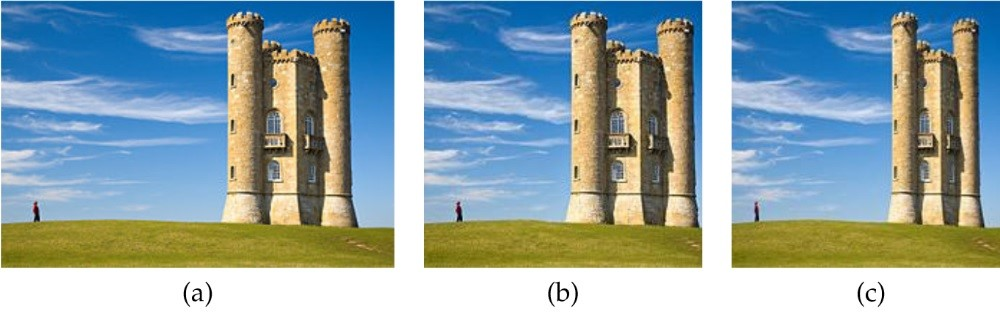
%> input picture Project_II/poze/exemplu.jpg, 1000 x 319 px
$ octave --eval "result = calculeazaEnergie(imread('../poze/exemplu.jpg'));"   (GNU Octave 9; MATLAB toolbox functions it lacks are replaced by stand-ins)
%> lines starting %> are read from the running program, lines starting %| are printed output that depends on the picture
function E = calculeazaEnergie(img)
%calculeaza energia la fiecare pixel pe baza gradientului
%input: img - imaginea initiala
%output: E - energia

%urmati urmatorii pasi:
%transformati imaginea in grayscale
%folositi un filtru sobel pentru a calcula gradientul in directia x si y
%calculati magnitudinea gradientului
%E - energia = gradientul imaginii

%completati aici codul vostru
fx = [-1 0 1;
     -2 0 2;
     -1 0 1];
 fy = [1 2 1;
       0 0 0;
       -1 -2 -1];
img = double(rgb2gray(img));
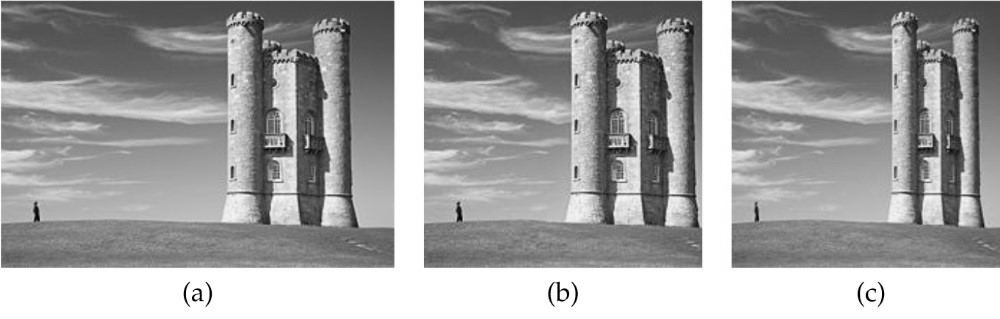
%> img: size 319x1000 double; min 0, max 255, mean 159.7
dx = imfilter(img,fx);
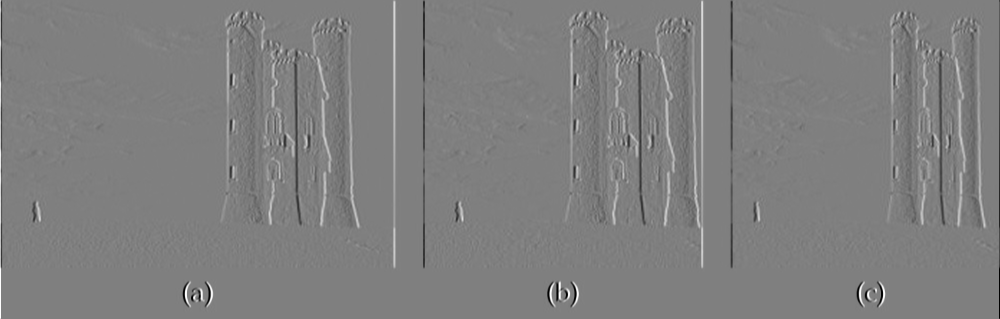
%> dx: size 319x1000 double; min -1020, max 1020, mean -0.4; drawn with min black and max white
dy = imfilter(img,fy);
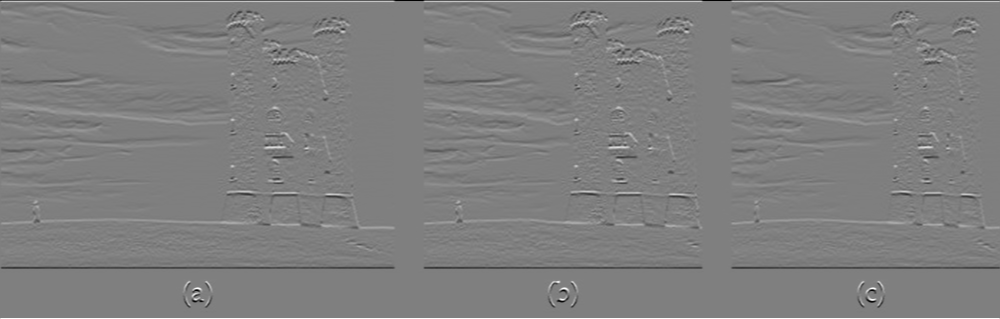
%> dy: size 319x1000 double; min -1020, max 1020, mean -0.5; drawn with min black and max white
E = abs(dx) + abs(dy);
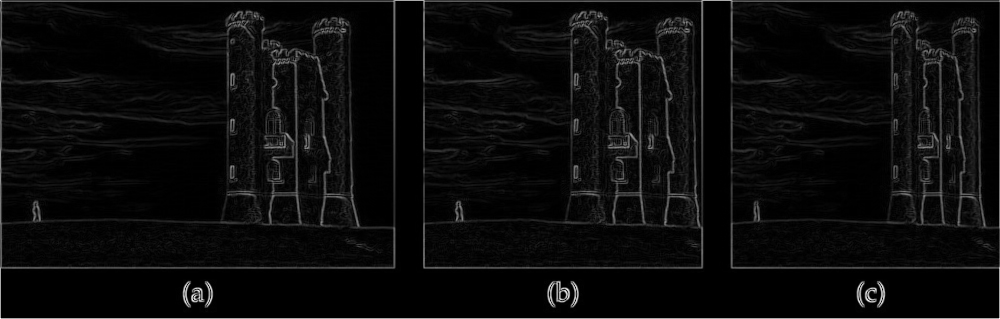
%> E: size 319x1000 double; min 0, max 1530, mean 70.1; drawn with min black and max white

end
